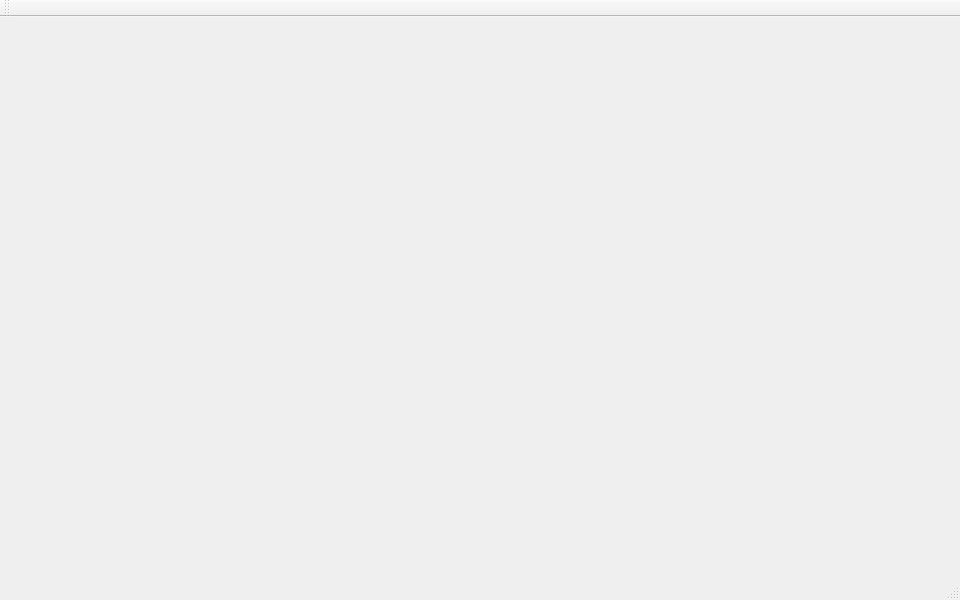
<?xml version="1.0" encoding="UTF-8"?>
<ui version="4.0">
 <class>MainWindow</class>
 <widget class="QMainWindow" name="MainWindow">
  <property name="geometry">
   <rect>
    <x>0</x>
    <y>0</y>
    <width>960</width>
    <height>600</height>
   </rect>
  </property>
  <property name="minimumSize">
   <size>
    <width>960</width>
    <height>600</height>
   </size>
  </property>
  <property name="windowTitle">
   <string>Vulkan Render</string>
  </property>
  <widget class="QWidget" name="centralWidget">
   <layout class="QHBoxLayout" name="horizontalLayout">
    <item>
     <layout class="QHBoxLayout" name="renderLayout"/>
    </item>
   </layout>
  </widget>
  <widget class="QMenuBar" name="menuBar">
   <property name="geometry">
    <rect>
     <x>0</x>
     <y>0</y>
     <width>960</width>
     <height>22</height>
    </rect>
   </property>
  </widget>
  <widget class="QToolBar" name="mainToolBar">
   <attribute name="toolBarArea">
    <enum>TopToolBarArea</enum>
   </attribute>
   <attribute name="toolBarBreak">
    <bool>false</bool>
   </attribute>
  </widget>
  <widget class="QStatusBar" name="statusBar"/>
 </widget>
 <layoutdefault spacing="6" margin="11"/>
 <resources/>
 <connections/>
</ui>
